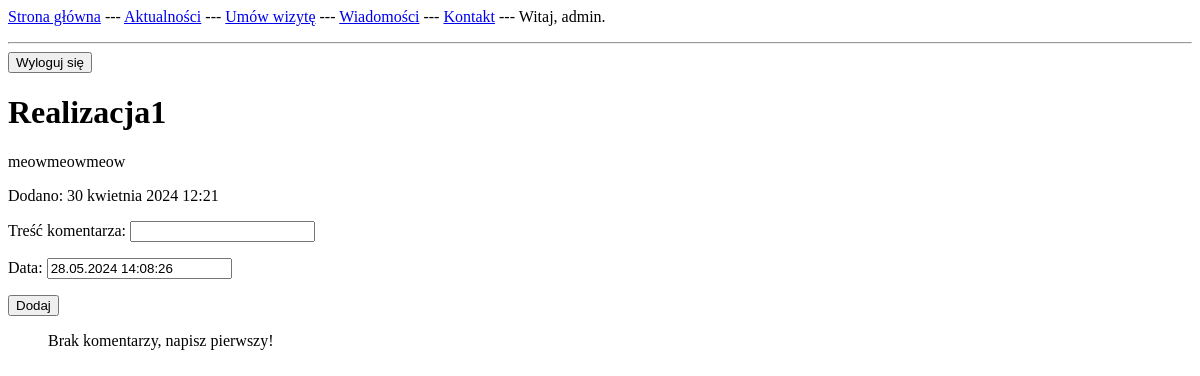
The app's page /blog/1/ (signed in), older data.
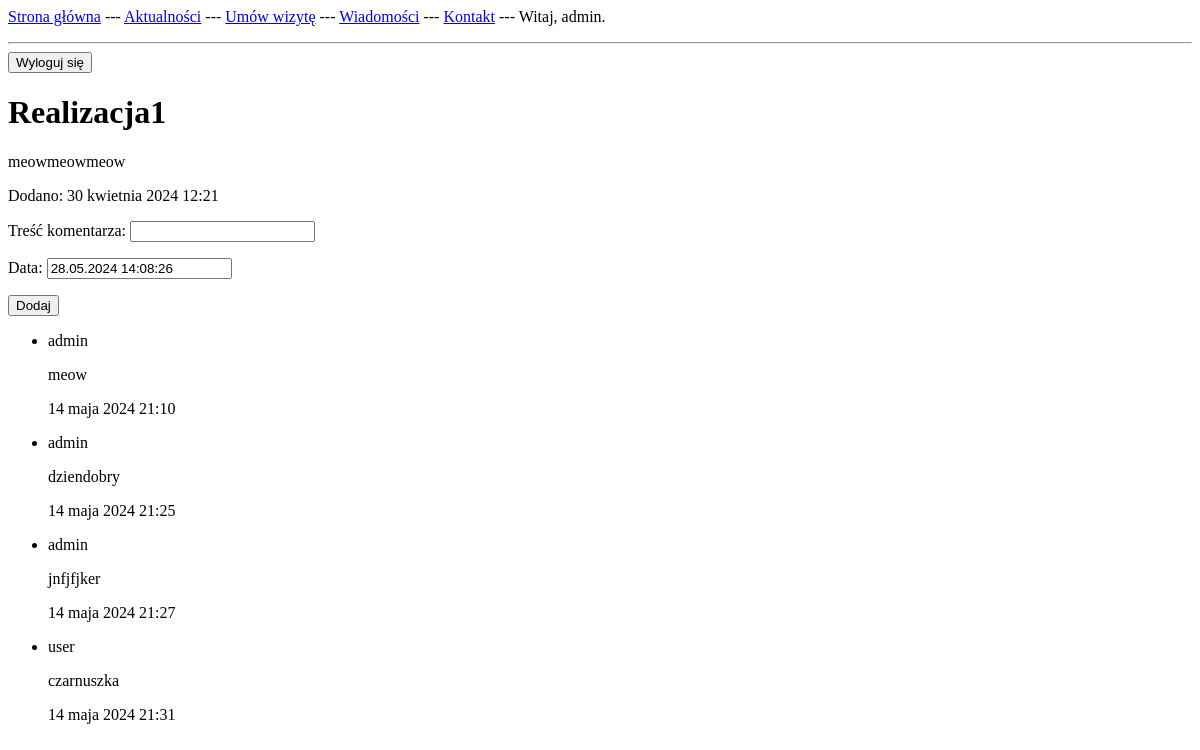
The same page, newer data.
### mainapp/models.py (models this page shows, shortened)
class Realization(models.Model):
    title = models.CharField(max_length=100, verbose_name="Tytuł")
    content = models.CharField(max_length=500, verbose_name="Opis")
    date = models.DateTimeField(default=timezone.now(), verbose_name="Data dodania")
    class Meta:
        verbose_name_plural = "Realizacje"

class Comment(models.Model):
    realization = models.ForeignKey(Realization, on_delete=models.CASCADE, verbose_name="Realizacja")
    author = models.ForeignKey(User, on_delete=models.CASCADE, verbose_name='Autor komentarza')
    content = models.CharField(max_length=200, verbose_name='Treść komentarza')
    date = models.DateTimeField(default=timezone.now, verbose_name='Data')
    class Meta:
        verbose_name_plural = "Komentarze"

### mainapp/views.py (the view)
# urls.py: path('blog/<int:entry_id>/', views.detail, name='detail'),
@login_required
@require_http_methods(["GET", "POST"])
def detail(request, entry_id):
    try:
        entry = get_object_or_404(Realization, pk=entry_id)
        comments = Comment.objects.filter(realization=entry)
        if request.method == 'POST':
            comment_form = CommentForm(request.POST)
            if comment_form.is_valid():
                comment = comment_form.save(commit=False)
                comment.author = request.user
                comment.realization = entry
                comment.save()
                logger.info(f"Nowy komentarz dodany przez {request.user} do realizacji {entry_id}")
                return redirect('mainapp:detail', entry_id=entry.id)
        else:
            comment_form = CommentForm()
        context = {'entry': entry, 'comments': comments, 'comment_form': comment_form}
        logger.debug(f"Widok szczegółowy dla realizacji {entry_id}")
        return render(request, 'mainapp/detail.html', context)
    except Realization.DoesNotExist:
        logger.error(f"Realizacja o id {entry_id} nie istnieje")
        raise Http404("Podany wpis nie istnieje")
    except Exception as e:
        logger.error(f"Błąd w widoku szczegółowym dla realizacji {entry_id}: {e}")
        return render(request, 'mainapp/error.html', {'error': str(e)})

### mainapp/forms.py
class CommentForm(forms.ModelForm):
    class Meta:
        model = Comment
        fields = ['content', 'date']

### mainapp/templates/mainapp/detail.html (shortened to what this page needs)
{% extends 'mainapp/base.html' %}
{% block content %}
    <h1>{{ entry.title }}</h1>
    <p>{{ entry.content|linebreaks }}</p>
    <p>Dodano: {{ entry.date }}</p>
    <form action="{% url 'mainapp:detail' entry.id %}" method="post">
        {{ comment_form.as_p }}
        <button name="submit">Dodaj</button>
    </form>
    <ul>
        {% for comment in comments %}
            <li>
                <p>{{ comment.author }}</p>
                <p>{{ comment.content }}</p>
                <p>{{ comment.date }}</p>
            </li>
        {% empty %}
            Brak komentarzy, napisz pierwszy!
        {% endfor %}
    </ul>
{% endblock content %}

### mainapp/templates/mainapp/base.html (shortened to what this page needs)
<p>
    <a href="{% url 'budowlanka_project:index' %}">Strona główna</a> ---
    <a href="{% url 'budowlanka_project:blog' %}">Aktualności</a> ---
    <a href="{% url 'budowlanka_project:appointment' %}">Umów wizytę</a> ---
    <a href="{% url 'budowlanka_project:message' %}">Wiadomości</a> ---
    <a href="{% url 'budowlanka_project:contact' %}">Kontakt</a> ---
    {% if user.is_authenticated %}
        Witaj, {{ user.username }}.
        <hr />
        <form action="{% url 'accounts:logout' %}" method='post'>
            <button name="submit">Wyloguj się</button>
        </form>
    {% else %}
        <a href="{% url 'accounts:register' %}">Zarejestruj się</a> ---
        <a href="{% url 'accounts:login' %}">Zaloguj się</a>
    {% endif %}
</p>
{% block content %}{% endblock content %}

Row changes from the older to the newer data that the page shows:
added Comment: author "admin", content "meow", date "14 maja 2024 21:10"
added Comment: author "admin", content "dziendobry", date "14 maja 2024 21:25"
added Comment: author "admin", content "jnfjfjker", date "14 maja 2024 21:27"
added Comment: author "user", content "czarnuszka", date "14 maja 2024 21:31"
Text that changed along with them:
text no longer shown: "Brak komentarzy, napisz pierwszy!"
